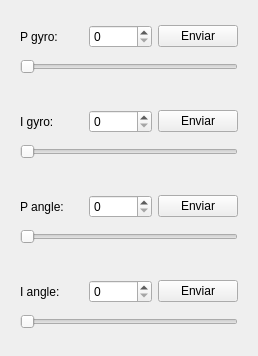
                 <widget class="QWidget" name="scrollAreaWidgetContents">
                  <property name="geometry">
                   <rect>
                    <x>0</x>
                    <y>0</y>
                    <width>258</width>
                    <height>356</height>
                   </rect>
                  </property>
                  <layout class="QVBoxLayout" name="verticalLayout_6">
                   <item>
                    <widget class="QWidget" name="widget_5" native="true">
                     <layout class="QGridLayout" name="gridLayout">
                      <item row="3" column="0">
                       <widget class="QLabel" name="label_5">
                        <property name="text">
                         <string>P gyro:</string>
                        </property>
                       </widget>
                      </item>
                      <item row="3" column="2">
                       <widget class="QPushButton" name="pushButton_X_PG">
                        <property name="text">
                         <string>Enviar</string>
                        </property>
                       </widget>
                      </item>
                      <item row="4" column="0" colspan="3">
                       <widget class="QSlider" name="horizontalSlider_X_PG">
                        <property name="maximum">
                         <number>10000</number>
                        </property>
                        <property name="pageStep">
                         <number>100</number>
                        </property>
                        <property name="value">
                         <number>0</number>
                        </property>
                        <property name="orientation">
                         <enum>Qt::Horizontal</enum>
                        </property>
                       </widget>
                      </item>
                      <item row="3" column="1">
                       <widget class="QSpinBox" name="spinBox_X_PG">
                        <property name="maximum">
                         <number>10000</number>
                        </property>
                        <property name="value">
                         <number>0</number>
                        </property>
                       </widget>
                      </item>
                     </layout>
                    </widget>
                   </item>
                   <item>
                    <widget class="QWidget" name="widget_10" native="true">
                     <layout class="QGridLayout" name="gridLayout_3">
                      <item row="0" column="0">
                       <widget class="QLabel" name="label_8">
                        <property name="text">
                         <string>I gyro:</string>
                        </property>
                       </widget>
                      </item>
                      <item row="0" column="2">
                       <widget class="QPushButton" name="pushButton_X_IG">
                        <property name="text">
                         <string>Enviar</string>
                        </property>
                       </widget>
                      </item>
                      <item row="1" column="0" colspan="3">
                       <widget class="QSlider" name="horizontalSlider_X_IG">
                        <property name="maximum">
                         <number>10000</number>
                        </property>
                        <property name="pageStep">
                         <number>100</number>
                        </property>
                        <property name="value">
                         <number>0</number>
                        </property>
                        <property name="orientation">
                         <enum>Qt::Horizontal</enum>
                        </property>
                       </widget>
                      </item>
                      <item row="0" column="1">
                       <widget class="QSpinBox" name="spinBox_X_IG">
                        <property name="maximum">
                         <number>10000</number>
                        </property>
                        <property name="value">
                         <number>0</number>
                        </property>
                       </widget>
                      </item>
                     </layout>
                    </widget>
                   </item>
                   <item>
                    <widget class="QWidget" name="widget_7" native="true">
                     <layout class="QGridLayout" name="gridLayout_2">
                      <item row="0" column="0">
                       <widget class="QLabel" name="label_6">
                        <property name="text">
                         <string>P angle:</string>
                        </property>
                       </widget>
                      </item>
                      <item row="1" column="0" colspan="3">
                       <widget class="QSlider" name="horizontalSlider_X_PA">
                        <property name="maximum">
                         <number>10000</number>
                        </property>
                        <property name="pageStep">
                         <number>100</number>
                        </property>
                        <property name="orientation">
                         <enum>Qt::Horizontal</enum>
                        </property>
                       </widget>
                      </item>
                      <item row="0" column="1">
                       <widget class="QSpinBox" name="spinBox_X_PA">
                        <property name="maximum">
                         <number>10000</number>
                        </property>
                       </widget>
                      </item>
                      <item row="0" column="2">
                       <widget class="QPushButton" name="pushButton_X_PA">
                        <property name="text">
                         <string>Enviar</string>
                        </property>
                       </widget>
                      </item>
                     </layout>
                    </widget>
                   </item>
                   <item>
                    <widget class="QWidget" name="widget_25" native="true">
                     <layout class="QGridLayout" name="gridLayout_11">
                      <item row="0" column="0">
                       <widget class="QLabel" name="label_26">
                        <property name="text">
                         <string>I angle:</string>
                        </property>
                       </widget>
                      </item>
                      <item row="0" column="2">
                       <widget class="QPushButton" name="pushButton_X_IA">
                        <property name="text">
                         <string>Enviar</string>
                        </property>
                       </widget>
                      </item>
                      <item row="1" column="0" colspan="3">
                       <widget class="QSlider" name="horizontalSlider_X_IA">
                        <property name="maximum">
                         <number>10000</number>
                        </property>
                        <property name="pageStep">
                         <number>100</number>
                        </property>
                        <property name="value">
                         <number>0</number>
                        </property>
                        <property name="orientation">
                         <enum>Qt::Horizontal</enum>
                        </property>
                       </widget>
                      </item>
                      <item row="0" column="1">
                       <widget class="QSpinBox" name="spinBox_X_IA">
                        <property name="maximum">
                         <number>10000</number>
                        </property>
                        <property name="value">
                         <number>0</number>
                        </property>
                       </widget>
                      </item>
                     </layout>
                    </widget>
                   </item>
                  </layout>
                 </widget>
